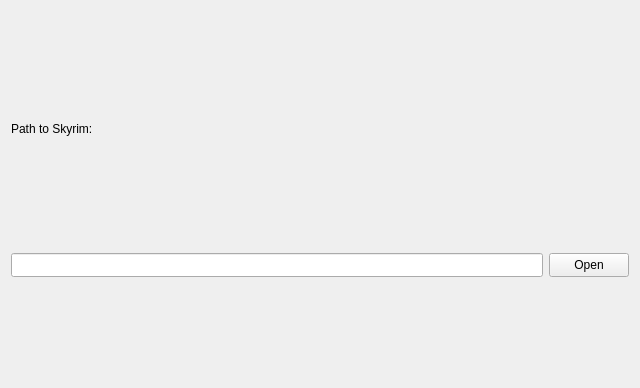
<?xml version="1.0" encoding="UTF-8"?>
<ui version="4.0">
 <class>Frame</class>
 <widget class="QFrame" name="Frame">
  <property name="geometry">
   <rect>
    <x>0</x>
    <y>0</y>
    <width>640</width>
    <height>388</height>
   </rect>
  </property>
  <property name="windowTitle">
   <string>Frame</string>
  </property>
  <layout class="QGridLayout" name="gridLayout">
   <item row="0" column="0">
    <widget class="QLabel" name="label">
     <property name="maximumSize">
      <size>
       <width>16777215</width>
       <height>40</height>
      </size>
     </property>
     <property name="text">
      <string>Path to Skyrim:</string>
     </property>
    </widget>
   </item>
   <item row="1" column="0">
    <widget class="QLineEdit" name="lineEdit">
     <property name="minimumSize">
      <size>
       <width>300</width>
       <height>24</height>
      </size>
     </property>
    </widget>
   </item>
   <item row="1" column="1">
    <widget class="QPushButton" name="pushButton">
     <property name="minimumSize">
      <size>
       <width>30</width>
       <height>24</height>
      </size>
     </property>
     <property name="text">
      <string>Open</string>
     </property>
    </widget>
   </item>
  </layout>
 </widget>
 <resources/>
 <connections/>
</ui>
